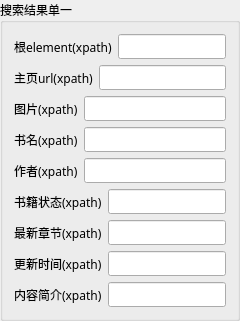
                              <widget class="QGroupBox" name="groupBox_onlySearch">
                               <property name="font">
                                <font>
                                 <family>Microsoft YaHei</family>
                                </font>
                               </property>
                               <property name="title">
                                <string>搜索结果单一</string>
                               </property>
                               <layout class="QVBoxLayout" name="verticalLayout_2">
                                <item>
                                 <layout class="QHBoxLayout" name="hLayout_onlySearch_element">
                                  <item>
                                   <widget class="QLabel" name="label_onlySearch_element">
                                    <property name="font">
                                     <font>
                                      <family>Microsoft YaHei</family>
                                     </font>
                                    </property>
                                    <property name="text">
                                     <string>根element(xpath)</string>
                                    </property>
                                   </widget>
                                  </item>
                                  <item>
                                   <widget class="QLineEdit" name="lineEdit_onlySearch_element">
                                    <property name="minimumSize">
                                     <size>
                                      <width>0</width>
                                      <height>0</height>
                                     </size>
                                    </property>
                                    <property name="maximumSize">
                                     <size>
                                      <width>1000</width>
                                      <height>1000</height>
                                     </size>
                                    </property>
                                    <property name="baseSize">
                                     <size>
                                      <width>0</width>
                                      <height>0</height>
                                     </size>
                                    </property>
                                    <property name="font">
                                     <font>
                                      <family>Microsoft YaHei</family>
                                      <pointsize>9</pointsize>
                                     </font>
                                    </property>
                                    <property name="alignment">
                                     <set>Qt::AlignLeading|Qt::AlignLeft|Qt::AlignTop</set>
                                    </property>
                                   </widget>
                                  </item>
                                 </layout>
                                </item>
                                <item>
                                 <layout class="QHBoxLayout" name="hLayout_onlySearch_toUrl">
                                  <item>
                                   <widget class="QLabel" name="label_onlySearch_toUrl">
                                    <property name="font">
                                     <font>
                                      <family>Microsoft YaHei</family>
                                     </font>
                                    </property>
                                    <property name="text">
                                     <string>主页url(xpath)</string>
                                    </property>
                                   </widget>
                                  </item>
                                  <item>
                                   <widget class="QLineEdit" name="lineEdit_onlySearch_toUrl">
                                    <property name="minimumSize">
                                     <size>
                                      <width>0</width>
                                      <height>0</height>
                                     </size>
                                    </property>
                                    <property name="maximumSize">
                                     <size>
                                      <width>1000</width>
                                      <height>1000</height>
                                     </size>
                                    </property>
                                    <property name="baseSize">
                                     <size>
                                      <width>0</width>
                                      <height>0</height>
                                     </size>
                                    </property>
                                    <property name="font">
                                     <font>
                                      <family>Microsoft YaHei</family>
                                      <pointsize>9</pointsize>
                                     </font>
                                    </property>
                                    <property name="alignment">
                                     <set>Qt::AlignLeading|Qt::AlignLeft|Qt::AlignTop</set>
                                    </property>
                                   </widget>
                                  </item>
                                 </layout>
                                </item>
                                <item>
                                 <layout class="QHBoxLayout" name="hLayout_onlySearch_image">
                                  <item>
                                   <widget class="QLabel" name="label_onlySearch_image">
                                    <property name="font">
                                     <font>
                                      <family>Microsoft YaHei</family>
                                     </font>
                                    </property>
                                    <property name="text">
                                     <string>图片(xpath)</string>
                                    </property>
                                   </widget>
                                  </item>
                                  <item>
                                   <widget class="QLineEdit" name="lineEdit_onlySearch_image">
                                    <property name="minimumSize">
                                     <size>
                                      <width>0</width>
                                      <height>0</height>
                                     </size>
                                    </property>
                                    <property name="maximumSize">
                                     <size>
                                      <width>1000</width>
                                      <height>1000</height>
                                     </size>
                                    </property>
                                    <property name="baseSize">
                                     <size>
                                      <width>0</width>
                                      <height>0</height>
                                     </size>
                                    </property>
                                    <property name="font">
                                     <font>
                                      <family>Microsoft YaHei</family>
                                      <pointsize>9</pointsize>
                                     </font>
                                    </property>
                                    <property name="alignment">
                                     <set>Qt::AlignLeading|Qt::AlignLeft|Qt::AlignTop</set>
                                    </property>
                                   </widget>
                                  </item>
                                 </layout>
                                </item>
                                <item>
                                 <layout class="QHBoxLayout" name="hLayout_onlySearch_bookname">
                                  <item>
                                   <widget class="QLabel" name="label_onlySearch_bookname">
                                    <property name="font">
                                     <font>
                                      <family>Microsoft YaHei</family>
                                     </font>
                                    </property>
                                    <property name="text">
                                     <string>书名(xpath)</string>
                                    </property>
                                   </widget>
                                  </item>
                                  <item>
                                   <widget class="QLineEdit" name="lineEdit_onlySearch_bookname">
                                    <property name="minimumSize">
                                     <size>
                                      <width>0</width>
                                      <height>0</height>
                                     </size>
                                    </property>
                                    <property name="maximumSize">
                                     <size>
                                      <width>1000</width>
                                      <height>1000</height>
                                     </size>
                                    </property>
                                    <property name="baseSize">
                                     <size>
                                      <width>0</width>
                                      <height>0</height>
                                     </size>
                                    </property>
                                    <property name="font">
                                     <font>
                                      <family>Microsoft YaHei</family>
                                      <pointsize>9</pointsize>
                                     </font>
                                    </property>
                                    <property name="alignment">
                                     <set>Qt::AlignLeading|Qt::AlignLeft|Qt::AlignTop</set>
                                    </property>
                                   </widget>
                                  </item>
                                 </layout>
                                </item>
                                <item>
                                 <layout class="QHBoxLayout" name="hLayout_onlySearch_author">
                                  <item>
                                   <widget class="QLabel" name="label_onlySearch_author">
                                    <property name="font">
                                     <font>
                                      <family>Microsoft YaHei</family>
                                     </font>
                                    </property>
                                    <property name="text">
                                     <string>作者(xpath)</string>
                                    </property>
                                   </widget>
                                  </item>
                                  <item>
                                   <widget class="QLineEdit" name="lineEdit_onlySearch_author">
                                    <property name="minimumSize">
                                     <size>
                                      <width>0</width>
                                      <height>0</height>
                                     </size>
                                    </property>
                                    <property name="maximumSize">
                                     <size>
                                      <width>1000</width>
                                      <height>1000</height>
                                     </size>
                                    </property>
                                    <property name="baseSize">
                                     <size>
                                      <width>0</width>
                                      <height>0</height>
                                     </size>
                                    </property>
                                    <property name="font">
                                     <font>
                                      <family>Microsoft YaHei</family>
                                      <pointsize>9</pointsize>
                                     </font>
                                    </property>
                                    <property name="alignment">
                                     <set>Qt::AlignLeading|Qt::AlignLeft|Qt::AlignTop</set>
                                    </property>
                                   </widget>
                                  </item>
                                 </layout>
                                </item>
                                <item>
                                 <layout class="QHBoxLayout" name="hLayout_onlySearch_endstate">
                                  <item>
                                   <widget class="QLabel" name="label_onlySearch_endstate">
                                    <property name="font">
                                     <font>
                                      <family>Microsoft YaHei</family>
                                     </font>
                                    </property>
                                    <property name="text">
                                     <string>书籍状态(xpath)</string>
                                    </property>
                                   </widget>
                                  </item>
                                  <item>
                                   <widget class="QLineEdit" name="lineEdit_onlySearch_endstate">
                                    <property name="minimumSize">
                                     <size>
                                      <width>0</width>
                                      <height>0</height>
                                     </size>
                                    </property>
                                    <property name="maximumSize">
                                     <size>
                                      <width>1000</width>
                                      <height>1000</height>
                                     </size>
                                    </property>
                                    <property name="baseSize">
                                     <size>
                                      <width>0</width>
                                      <height>0</height>
                                     </size>
                                    </property>
                                    <property name="font">
                                     <font>
                                      <family>Microsoft YaHei</family>
                                      <pointsize>9</pointsize>
                                     </font>
                                    </property>
                                    <property name="alignment">
                                     <set>Qt::AlignLeading|Qt::AlignLeft|Qt::AlignTop</set>
                                    </property>
                                   </widget>
                                  </item>
                                 </layout>
                                </item>
                                <item>
                                 <layout class="QHBoxLayout" name="hLayout_onlySearch_latestChapter">
                                  <item>
                                   <widget class="QLabel" name="label_onlySearch_latestChapter">
                                    <property name="font">
                                     <font>
                                      <family>Microsoft YaHei</family>
                                     </font>
                                    </property>
                                    <property name="text">
                                     <string>最新章节(xpath)</string>
                                    </property>
                                   </widget>
                                  </item>
                                  <item>
                                   <widget class="QLineEdit" name="lineEdit_onlySearch_latestChapter">
                                    <property name="minimumSize">
                                     <size>
                                      <width>0</width>
                                      <height>0</height>
                                     </size>
                                    </property>
                                    <property name="maximumSize">
                                     <size>
                                      <width>1000</width>
                                      <height>1000</height>
                                     </size>
                                    </property>
                                    <property name="baseSize">
                                     <size>
                                      <width>0</width>
                                      <height>0</height>
                                     </size>
                                    </property>
                                    <property name="font">
                                     <font>
                                      <family>Microsoft YaHei</family>
                                      <pointsize>9</pointsize>
                                     </font>
                                    </property>
                                    <property name="alignment">
                                     <set>Qt::AlignLeading|Qt::AlignLeft|Qt::AlignTop</set>
                                    </property>
                                   </widget>
                                  </item>
                                 </layout>
                                </item>
                                <item>
                                 <layout class="QHBoxLayout" name="hLayout_onlySearch_updatetime">
                                  <item>
                                   <widget class="QLabel" name="label_onlySearch_updatetime">
                                    <property name="font">
                                     <font>
                                      <family>Microsoft YaHei</family>
                                     </font>
                                    </property>
                                    <property name="text">
                                     <string>更新时间(xpath)</string>
                                    </property>
                                   </widget>
                                  </item>
                                  <item>
                                   <widget class="QLineEdit" name="lineEdit_onlySearch_updatetime">
                                    <property name="minimumSize">
                                     <size>
                                      <width>0</width>
                                      <height>0</height>
                                     </size>
                                    </property>
                                    <property name="maximumSize">
                                     <size>
                                      <width>1000</width>
                                      <height>1000</height>
                                     </size>
                                    </property>
                                    <property name="baseSize">
                                     <size>
                                      <width>0</width>
                                      <height>0</height>
                                     </size>
                                    </property>
                                    <property name="font">
                                     <font>
                                      <family>Microsoft YaHei</family>
                                      <pointsize>9</pointsize>
                                     </font>
                                    </property>
                                    <property name="alignment">
                                     <set>Qt::AlignLeading|Qt::AlignLeft|Qt::AlignTop</set>
                                    </property>
                                   </widget>
                                  </item>
                                 </layout>
                                </item>
                                <item>
                                 <layout class="QHBoxLayout" name="hLayout_onlySearch_introduction">
                                  <item>
                                   <widget class="QLabel" name="label_onlySearch_introduction">
                                    <property name="font">
                                     <font>
                                      <family>Microsoft YaHei</family>
                                     </font>
                                    </property>
                                    <property name="text">
                                     <string>内容简介(xpath)</string>
                                    </property>
                                   </widget>
                                  </item>
                                  <item>
                                   <widget class="QLineEdit" name="lineEdit_onlySearch_introduction">
                                    <property name="minimumSize">
                                     <size>
                                      <width>0</width>
                                      <height>0</height>
                                     </size>
                                    </property>
                                    <property name="maximumSize">
                                     <size>
                                      <width>1000</width>
                                      <height>1000</height>
                                     </size>
                                    </property>
                                    <property name="baseSize">
                                     <size>
                                      <width>0</width>
                                      <height>0</height>
                                     </size>
                                    </property>
                                    <property name="font">
                                     <font>
                                      <family>Microsoft YaHei</family>
                                      <pointsize>9</pointsize>
                                     </font>
                                    </property>
                                    <property name="alignment">
                                     <set>Qt::AlignLeading|Qt::AlignLeft|Qt::AlignTop</set>
                                    </property>
                                   </widget>
                                  </item>
                                 </layout>
                                </item>
                               </layout>
                              </widget>
